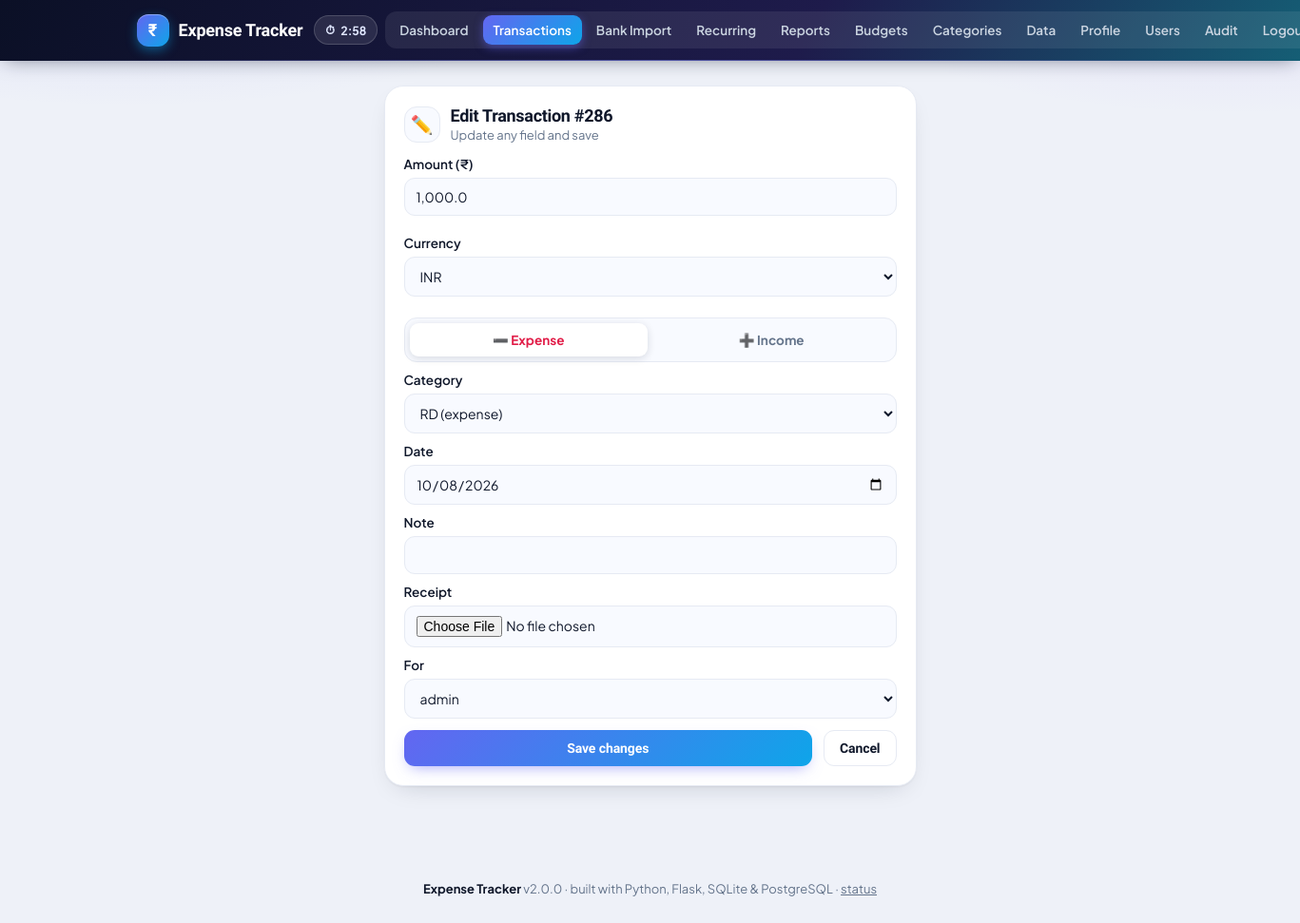
The app's page /edit/286 (signed in) with its own data.
### tables this page shows
CREATE TABLE transactions (id INTEGER PRIMARY KEY AUTOINCREMENT, amount INTEGER NOT NULL CHECK (amount > 0), type TEXT NOT NULL CHECK (type IN ('income','expense')), category_id INTEGER NOT NULL, date TEXT NOT NULL, note TEXT DEFAULT '', user_id INTEGER REFERENCES users(id) ON DELETE SET NULL, created_at TEXT DEFAULT CURRENT_TIMESTAMP, deleted_at TEXT, currency TEXT DEFAULT 'INR', orig_amount INTEGER, split_group TEXT, receipt_path TEXT, FOREIGN KEY (category_id) REFERENCES categories(id) ON DELETE RESTRICT);

CREATE TABLE categories (
            id INTEGER PRIMARY KEY AUTOINCREMENT,
            name TEXT UNIQUE NOT NULL,
            type TEXT NOT NULL CHECK (type IN ('income','expense'))
        , is_savings INTEGER DEFAULT 0);

CREATE TABLE users (
    id INTEGER PRIMARY KEY AUTOINCREMENT,
    username TEXT UNIQUE NOT NULL,
    password_hash TEXT NOT NULL,
    created_at TEXT DEFAULT CURRENT_TIMESTAMP
, session_timeout_minutes INTEGER, role TEXT DEFAULT 'admin', totp_secret TEXT, totp_enabled INTEGER DEFAULT 0);

### app/modules/transactions/controllers.py (the view, shortened to what this page needs)
@bp.route("/edit/<int:tx_id>", methods=["GET", "POST"])
@admin_required
def edit(tx_id):
    db = get_db()
    tx = models.get(db, tx_id)
    if not tx:
        flash("Transaction not found.", "error")
        return redirect(url_for("transactions.index"))
    return render_template("transactions/edit.html", tx=tx,
                           categories=category_models.all(db),
                           owners=auth_models.all_users(db))

### app/db.py (called while the page is built, shortened)
def _sqlite_row_factory(cursor, values):
    fields = [d[0] for d in cursor.description] if cursor.description else []
    return Row(zip(fields, values))

def _ensure_db_dir(db_path):
    parent = os.path.dirname(os.path.abspath(db_path))
    if parent and not os.path.isdir(parent):
        os.makedirs(parent, exist_ok=True)

def resolve_engine(config):
    raw = (config.get("DB_TYPE") or "").strip().lower()
    if raw in ("", "auto"):
        return "pg" if config.get("DATABASE_URL") else "sqlite"

def connect(config):
    engine = resolve_engine(config)
    path = config["EXPENSE_DB"]
    _ensure_db_dir(path)
    raw = sqlite3.connect(path)
    raw.row_factory = _sqlite_row_factory
    raw.execute("PRAGMA foreign_keys = ON")
    return Connection(raw, "sqlite")

def get_db():
    if "db" not in g:
        g.db = connect(current_app.config)
    return g.db

    def __getitem__(self, key):
        if isinstance(key, int):
            return tuple(self.values())[key]
        return super().__getitem__(key)

    def fetchone(self):
        return self._cur.fetchone()

    def fetchall(self):
        return self._cur.fetchall()

    def execute(self, sql, params=()):
        if self.engine == "pg":
            sql = to_pg(sql)
        return _Cursor(self._raw.execute(sql, params))

    def close(self):
        self._raw.close()

### app/helpers.py (called while the page is built)
def from_cents(cents):
    return (cents or 0) / 100.0

### app/modules/auth/controllers.py (called while the page is built, shortened)
@bp.before_app_request
def require_login():
    db = get_db()
    g.is_admin = models.is_admin(db, session["user"])
    timeout = models.effective_timeout(
        db, session["user"],
        current_app.config.get("SESSION_TIMEOUT_MINUTES", 5))
    g.idle_timeout_minutes = timeout  # shown as a live countdown in the nav
    now = time.time()
    last = session.get("last_active")
    if last is not None and now - float(last) > timeout * 60:
        session.clear()
        flash("Signed out due to inactivity. Please sign in again.", "error")
        return redirect(url_for("auth.login"))
    session["last_active"] = now
    return None

def admin_required(view):
    @functools.wraps(view)
    def wrapper(*args, **kwargs):
        if not session.get("user"):
            return redirect(url_for("auth.login"))
        if not g.get("is_admin", False):
            flash("That action requires an admin account.", "error")
            return redirect(url_for("dashboard.index"))
        return view(*args, **kwargs)
    return wrapper

### app/modules/transactions/templates/transactions/edit.html (shortened to what this page needs)
{% extends "base.html" %}
{% block content %}
<section class="panel narrow">
  <div class="panel-head">
    <span class="pic">✏️</span>
    <div><h2>Edit Transaction #{{ tx['id'] }}</h2><p>Update any field and save</p></div>
  </div>
  <form id="edit-form" method="post" enctype="multipart/form-data">
    <label>Amount ({{ currency }})<input type="text" inputmode="decimal" class="amount-inr" name="amount" value="{{ tx['amount'] }}" required autocomplete="off"></label>
    <div class="row">
      <label>Currency
        <select name="currency">
          {% for code in currency_codes %}
          <option value="{{ code }}" {% if code == (tx['currency'] or base_currency) %}selected{% endif %}>{{ code }}</option>
          {% endfor %}
        </select>
      </label>
    </div>
    <div class="segment">
      <label><input type="radio" name="type" value="expense" {% if tx['type']=='expense' %}checked{% endif %}> ➖ Expense</label>
      <label><input type="radio" name="type" value="income" {% if tx['type']=='income' %}checked{% endif %}> ➕ Income</label>
    </div>
    <label>Category
      <select name="category_id" required>
        {% for c in categories %}
        <option value="{{ c['id'] }}" data-type="{{ c['type'] }}" {% if c['id']==tx['category_id'] %}selected{% endif %}>{{ c['name'] }} ({{ c['type'] }})</option>
        {% endfor %}
      </select>
    </label>
    <label>Date<input type="date" name="date" value="{{ tx['date'] }}" required></label>
    <label>Note<input type="text" name="note" value="{{ tx['note'] or '' }}" maxlength="200"></label>
    <label>Receipt
      <input type="file" name="receipt" accept="image/*,application/pdf">
    </label>
    <label>For
      <select name="owner">
        {% for u in owners %}
        <option value="{{ u['id'] }}" {% if u['id']==tx['user_id'] %}selected{% endif %}>{{ u['username'] }}</option>
        {% endfor %}
      </select>
    </label>
    <div class="row" style="margin-top:12px">
      <button class="btn primary" type="submit" style="flex:1">Save changes</button>
      <a class="btn ghost" href="{{ url_for('transactions.index') }}">Cancel</a>
    </div>
  </form>
</section>
{% endblock %}

### app/static/style.css (style rules this page uses)
:root { --bg: #eef1f8; --card: #ffffff; --card-2: #f8faff; --ink: #0f172a; --muted: #64748b; --line: #e6eaf3; --brand: #6366f1; --brand2: #0ea5e9; --brand-dark: #4338ca; --green: #059669; --green-bg: #d1fae5; --green-soft: #ecfdf5; --red: #e11d48; --red-bg: #ffe4e6; --red-soft: #fff1f2; --amber: #b45309; --amber-bg: #fef3c7; --radius: 20px; --shadow: 0 1px 2px rgba(15,23,42,.05), 0 10px 28px -14px rgba(15,23,42,.22); --shadow-lg: 0 2px 6px rgba(15,23,42,.08), 0 20px 44px -16px rgba(99,102,241,.4); --font: "Plus Jakarta Sans", system-ui, -apple-system, "Segoe UI", Roboto, sans-serif; --font-display: "Sora", "Plus Jakarta Sans", system-ui, sans-serif; --nav-bg: linear-gradient(120deg, #0b1026 0%, #1e1b4b 62%, #155e75 100%); }
* { box-sizing: border-box; }
html { scroll-behavior: smooth; }
body { margin: 0; font-family: var(--font); color: var(--ink); background: var(--bg); background-image: radial-gradient(900px 320px at 10% -80px, rgba(99,102,241,.16), transparent 60%), radial-gradient(800px 300px at 95% -60px, rgba(139,92,246,.14), transparent 60%); background-attachment: fixed; -webkit-font-smoothing: antialiased; transition: background .25s ease, color .25s ease; }
.panel { background: var(--card); border: 1px solid var(--line); border-radius: var(--radius); padding: 20px; box-shadow: var(--shadow); margin-bottom: 18px; }
.panel.narrow { max-width: 560px; margin: 0 auto; }
.panel-head { display: flex; align-items: center; gap: 11px; margin-bottom: 14px; flex-wrap: wrap; }
.panel-head .pic { display: inline-grid; place-items: center; width: 38px; height: 38px; border-radius: 13px; font-size: 19px; background: var(--card-2); border: 1px solid var(--line); flex-shrink: 0; }
.panel-head h2, .panel-head h3 { margin: 0; font-family: var(--font-display); font-size: 18px; font-weight: 700; letter-spacing: -.3px; }
.panel-head p { margin: 2px 0 0; color: var(--muted); font-size: 13px; }
label { display: block; margin: 10px 0; font-size: 13.5px; font-weight: 600; color: var(--ink); }
input[type=text], input[type=number], input[type=date], input[type=month], input[type=file], select { width: 100%; padding: 10px 12px; border: 1.5px solid var(--line); border-radius: 11px; margin-top: 6px; font-size: 14px; font-family: inherit; background: var(--card-2); color: var(--ink); transition: border-color .15s ease, box-shadow .15s ease; }
.row { display: flex; gap: 12px; }
.row label { flex: 1; }
.segment { display: flex; gap: 5px; background: var(--card-2); border: 1px solid var(--line); border-radius: 13px; padding: 5px; margin: 12px 0 4px; }
.segment label { flex: 1; margin: 0; text-align: center; padding: 9px 6px; border-radius: 9px; cursor: pointer; font-weight: 700; color: var(--muted); display: flex; align-items: center; justify-content: center; gap: 7px; transition: all .18s ease; }
.segment label:has(input:checked) { background: var(--card); color: var(--ink); box-shadow: 0 2px 8px rgba(15,23,42,.14); }
.segment label:has(input[value="expense"]:checked) { color: var(--red); }
.btn { display: inline-flex; align-items: center; justify-content: center; gap: 7px; padding: 10px 16px; border-radius: 11px; border: 1.5px solid var(--line); background: var(--card); cursor: pointer; text-decoration: none; color: var(--ink); font-size: 14px; font-weight: 700; font-family: var(--font-display); letter-spacing: -.1px; transition: transform .15s ease, box-shadow .15s ease; white-space: nowrap; }
.btn.primary { background: linear-gradient(135deg, var(--brand), var(--brand2)); border: none; color: #fff; box-shadow: 0 6px 16px -6px rgba(99,102,241,.6); }
.btn.ghost { background: transparent; }
* { scrollbar-width: thin; scrollbar-color: var(--brand) transparent; }
.panel, .stat, .link-card, .chart-box, .budget-card { animation: rise .5s ease backwards; }
input, select, textarea { caret-color: var(--brand); }

### records on screen
transactions: id "286", currency "INR", category_id "RD (expense)", date "10/08/2026", owner "admin"

### other values on screen
{{ currency }} "₹"
{{ app_version }} "2.0.0"
